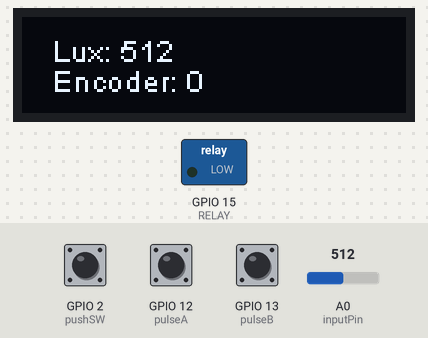
Recording of a program running on a simulated ESP8266 (NodeMCU). On the bench: 128×32 one-colour display, switched loads named in the program (green lamp = pin HIGH). Inputs (shaded band) come from the test bench; at power-on: A0 (inputPin) = 512, GPIO 12 (pulseA) LOW, GPIO 13 (pulseB) HIGH, GPIO 2 (pushSW) HIGH.

Above: at 2.3 s.
2.4 s: A0 (inputPin) set to 716
At 3.5 s:
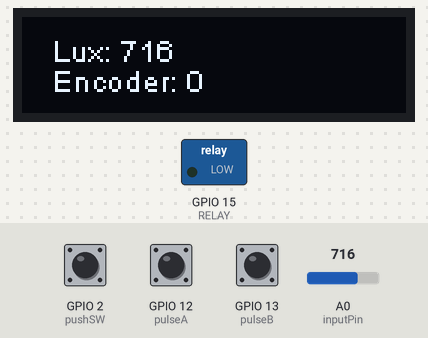
4.0 s: GPIO 12 (pulseA) pulled HIGH for 1.25 s
At 6.1 s:
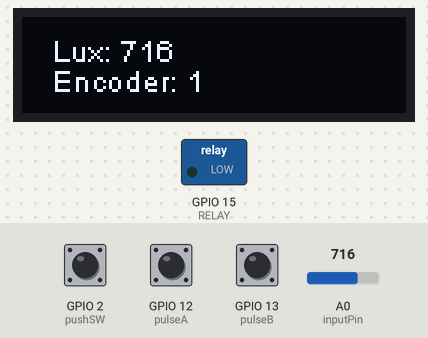
7.0 s: A0 (inputPin) set to 0
At 8.7 s:
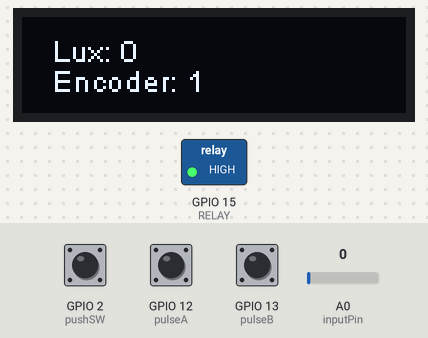
9.1 s: GPIO 13 (pulseB) pulled LOW for 1.25 s
At 10.1 s:
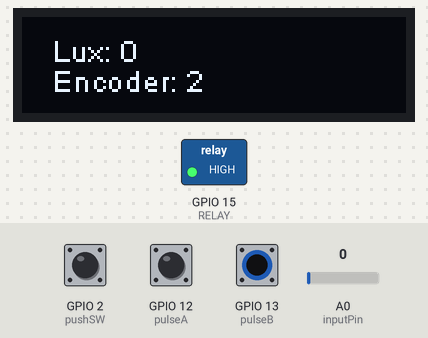
14.8 s: GPIO 12 (pulseA) pulled HIGH for 1.25 s
At 16.5 s:
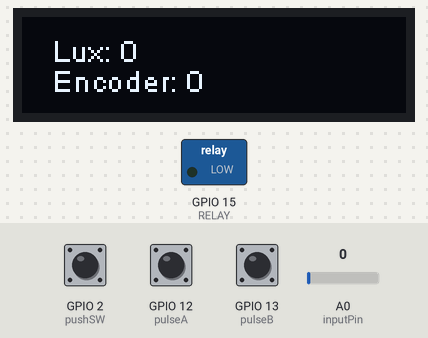
Timing chart, 0 to 18.2 s (numbered marks = the images above; inputs shaded):
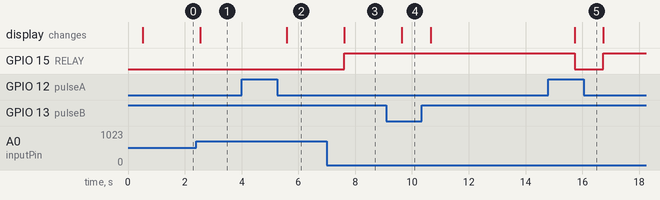

Measured:
- after the input at 2.4 s, the display: changes after 0.14 s (image 1)
- after the input at 4.0 s, the display: changes after 1.6 s (image 2)
- after the input at 7.0 s, GPIO 15 (RELAY): LOW → HIGH after 0.61 s; the display: changes after 0.61 s (image 3)
- after the input at 9.1 s, the display: changes after 0.54 s (image 4)
- after the input at 14.8 s, GPIO 15 (RELAY): HIGH → LOW after 0.93 s, → HIGH 1.0 s later; the display: changes after 0.93 s (image 5)

The program:

main.cpp
```cpp
#include <Arduino.h>
#include <SSD1306.h>


SSD1306            display(0x3c,4, 5, GEOMETRY_128_32);

const int pulseA=12;
const int pulseB=13;
const int pushSW=2;
const int RELAY = 15;
volatile int lastEncoded=0;
volatile long encoderValue=0;

int inputPin = A0;

IRAM_ATTR void handleRotary(){
  int MSB=digitalRead(pulseA);
  int LSB=digitalRead(pulseB);

  int encoded=(MSB<<1)|LSB;
  int sum=(lastEncoded<<2)|encoded;
  if(sum==0b1101 || sum==0b0100 || sum==0b0010 || sum==0b1011) encoderValue++;
  if(sum==0b1110 || sum==0b0111 || sum==0b0001 || sum==0b1000) encoderValue--;
  lastEncoded=encoded;
  if(encoderValue>255){
    encoderValue=255;
  }else if(encoderValue<0){
    encoderValue=0;
  }
}

IRAM_ATTR void buttonClicked(){
  Serial.println("pushed");
}

void setup() {
  // put your setup code here, to run once:
  Serial.begin(115200);
  pinMode(pushSW,INPUT_PULLUP);
  pinMode(pulseB,INPUT_PULLUP);
  pinMode(pulseB,INPUT_PULLUP);
  attachInterrupt(pushSW,buttonClicked,FALLING);
  attachInterrupt(pulseA,handleRotary,CHANGE);
  attachInterrupt(pulseB,handleRotary,CHANGE);

  pinMode(RELAY,OUTPUT);
}

void loop() {
  // put your main code here, to run repeatedly:
  delay(500);
  int lux = analogRead(inputPin);
  display.init();
  display.drawString(10, 5, "Lux: "+String(lux));
  display.drawString(10, 15, "Encoder: "+String(encoderValue));
  display.display();

  if(encoderValue > lux){
    digitalWrite(RELAY,HIGH);
    delay(500);
  }
  else {
    digitalWrite(RELAY,LOW);
    delay(500);
  }
}
```
